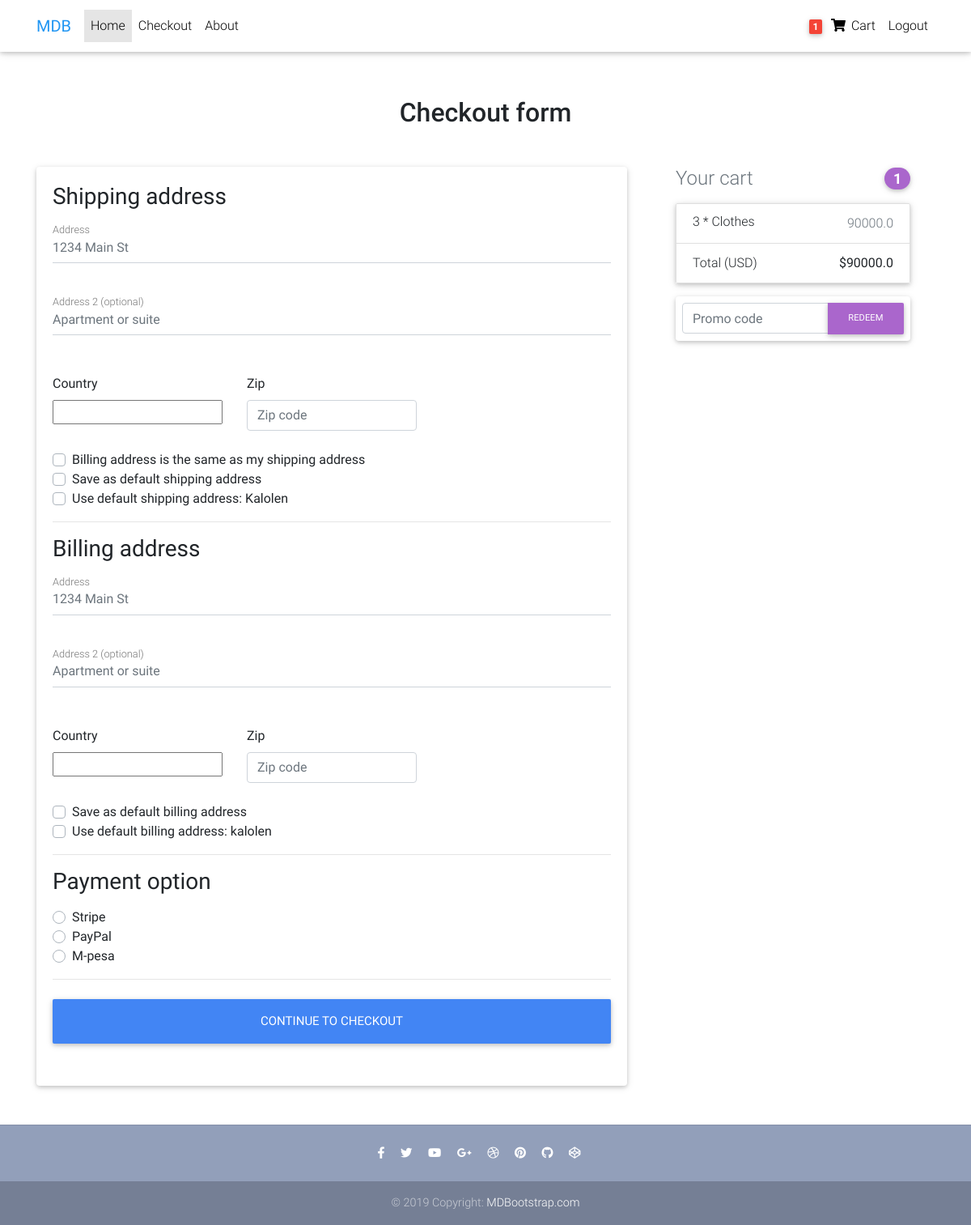
Screenshot of /checkout/ (signed in) with the database file from the repository.
### shops/models.py (models this page shows, shortened)
class Order(models.Model):
	user = models.ForeignKey(settings.AUTH_USER_MODEL,
													on_delete=models.CASCADE)
	ref_code = models.CharField(max_length=20, blank=True, null=True)
	items = models.ManyToManyField(OrderItem)
	start_date = models.DateTimeField(auto_now_add=True)
	ordered_date = models.DateTimeField()
	ordered = models.BooleanField(default=False)
	shipping_address = models.ForeignKey(
		'Address', related_name='shipping_address', on_delete=models.SET_NULL, blank=True, null=True)
	billing_address = models.ForeignKey(
		'Address', related_name='billing_address', on_delete=models.SET_NULL, blank=True, null=True)
	payment = models.ForeignKey(
		'Payment', on_delete=models.SET_NULL, blank=True, null=True)
	mpesa_pay = models.ForeignKey(
		'Mpesapay', on_delete=models.SET_NULL, blank=True, null=True)
	coupon = models.ForeignKey(
		'Coupon', on_delete=models.SET_NULL, blank=True, null=True)
	being_delivered = models.BooleanField(default=False)
	received_requested = models.BooleanField(default=False)
	refund_requested = models.BooleanField(default=False)
	refund_granted = models.BooleanField(default=False)
	'''
	1. Item added to cart
	2. Adding a billing address
	(Failed checkout)
	3. payment
		(Preprocessing, processing, packing, etc)
	4. Being delivered
	5. Received
	6. Refunds
	'''
	def get_total(self):
		total = 0
		for order_item in self.items.all():
			total += order_item.get_final_price()
		if self.coupon:
			total -= self.coupon.amount
		return total

class Address(models.Model):
	user = models.ForeignKey(settings.AUTH_USER_MODEL,
														on_delete=models.CASCADE)
	street_address = models.CharField(max_length=100)
	apartment_address = models.CharField(max_length=100)
	country = CountryField(multiple=False)
	zip = models.CharField(max_length=100)
	address_type = models.CharField(max_length=1, choices=ADDRESS_CHOICES)
	default = models.BooleanField(default=False)
	class Meta:
		verbose_name_plural = 'address'

class OrderItem(models.Model):
	user = models.ForeignKey(settings.AUTH_USER_MODEL,
													on_delete=models.CASCADE)
	item = models.ForeignKey(Item, on_delete=models.CASCADE)
	quantity = models.IntegerField(default=1)
	ordered = models.BooleanField(default=False)
	def get_total_item_price(self):
		return self.quantity * self.item.price
	def get_final_price(self):
		if self.item.discount_price:
			return self.get_discount_item_price()
		return self.get_total_item_price()

class Item(models.Model):
	title = models.CharField(max_length=100)
	price = models.FloatField()
	discount_price = models.FloatField(blank=True, null=True)
	category = models.CharField(choices=CATEGORY_CHOICES, max_length=2)
	label = models.CharField(choices=LABEL_CHOICES, max_length=1)
	slug = models.SlugField()
	description = models.TextField()
	image = models.ImageField()

### shops/views.py (the view, shortened to what this page needs)
# urls.py: path('checkout/', CheckoutView.as_view(), name='checkout'),
class CheckoutView(View):
	def get(self, *args, **kwargs):
		try:
			order = Order.objects.get(user=self.request.user, ordered=False)
			form = CheckoutForm()
			context = {
				'form': form,
				'couponform': CouponForm(),
				'order': order,
				'DISPLAY_COUPON_FORM':True
			}
			shipping_address_qs = Address.objects.filter(
				user = self.request.user,
				address_type='S',
				default=True
			)
			if shipping_address_qs.exists():
				context.update(
					{'default_shipping_address': shipping_address_qs[0]})
			billing_address_qs = Address.objects.filter(
				user = self.request.user,
				address_type='B',
				default=True
			)
			if billing_address_qs.exists():
				context.update(
					{'default_billing_address': billing_address_qs[0]})
			return render(self.request, "checkout.html", context)
		except ObjectDoesNotExist:
			messages.info(self.request, "You do not have an active oredr")
			return redirect("shops:checkout")

### shops/forms.py
class CheckoutForm(forms.Form):
	shipping_address = forms.CharField(required=False)
	shipping_address2 = forms.CharField(required=False)
	shipping_country = CountryField(blank_label='(select country)').formfield(
		required=False,
			widget=CountrySelectWidget(attrs={
				'class': 'custom-select d-block w-100'
				}))
	shipping_zip = forms.CharField(required=False)
	billing_address = forms.CharField(required=False)
	billing_address2 = forms.CharField(required=False)
	billing_country = CountryField(blank_label='(select country)').formfield(
		required=False,
			widget=CountrySelectWidget(attrs={
				'class': 'custom-select d-block w-100'
				}))
	billing_zip = forms.CharField(required=False)
	same_shipping_address = forms.BooleanField(required=False)
	set_default_shipping = forms.BooleanField(required=False)
	use_default_shipping = forms.BooleanField(required=False)
	set_default_billing = forms.BooleanField(required=False)
	use_default_billing = forms.BooleanField(required=False)
	payment_option = forms.ChoiceField(
		widget=forms.RadioSelect, choices=PAYMENT_CHOICES)

class CouponForm(forms.Form):
	code = forms.CharField(widget=forms.TextInput(attrs={
		'class': 'form-control',
		'placeholder': 'Promo code',
		'aria-label': 'Recipient\'s username',
		'aria-describedby': 'basic-addon2'
		}))

### shops/templatetags/cart_template_tags.py (called while the page is built)
@register.filter
def cart_item_count(user):
	if user.is_authenticated:
		qs = Order.objects.filter(user=user, ordered=False)
		if qs.exists():
			return qs[0].items.count()
	return 0

### templates/checkout.html (shortened to what this page needs)
{% extends "base.html" %}
{% load crispy_forms_tags %}
{% block content %}
  <main >
    <div class="container wow fadeIn">
      <h2 class="my-5 h2 text-center">Checkout form</h2>
      <div class="row">
        <div class="col-md-8 mb-4">
          <div class="card">
            <form method="POST" class="card-body">
              <h3>Shipping address</h3>
              <div class='hideable_shipping_form'>
                <div class="md-form mb-5">
                  <input type='text' placeholder='1234 Main St' id='shipping_address' name='shipping_address' class='form-control' />
                  <label for="shipping_address" class="">Address</label>
                </div>
                <div class="md-form mb-5">
                  <input type='text' placeholder='Apartment or suite' id='shipping_address2' name='shipping_address2' class='form-control' />
                  <label for="shipping_address2" class="">Address 2 (optional)</label>
                </div>
                <div class="row">
                  <div class="col-lg-4 col-md-12 mb-4">
                    <label for="country">Country</label>
                    {{ form.shipping_country }}
                  </div>
                  <div class="col-lg-4 col-md-6 mb-4">
                    <label for="shipping_zip">Zip</label>
                    <input type='text' placeholder='Zip code' id='shipping_zip' name='shipping_zip' class='form-control' />
                  </div>
                </div>
                <div class="custom-control custom-checkbox">
                  <label class="custom-control-label" for="same_billing_address">Billing address is the same as my shipping address</label>
                </div>
                <div class="custom-control custom-checkbox">
                  <label class="custom-control-label" for="set_default_shipping">Save as default shipping address</label>
                </div>
              </div>
              {% if default_shipping_address %}
              <div class="custom-control custom-checkbox">
                <label class="custom-control-label" for="use_default_shipping">Use default shipping address: {{ default_shipping_address.street_address|truncatechars:10 }}</label>
              </div>
              {% endif %}
              <hr>
              <h3>Billing address</h3>
              <div class='hideable_billing_form'>
                <div class="md-form mb-5">
                  <input type='text' placeholder='1234 Main St' id='billing_address' name='billing_address' class='form-control' />
                  <label for="billing_address" class="">Address</label>
                </div>
                <div class="md-form mb-5">
                  <input type='text' placeholder='Apartment or suite' id='billing_address2' name='billing_address2' class='form-control' />
                  <label for="billing_address2" class="">Address 2 (optional)</label>
                </div>
                <div class="row">
                  <div class="col-lg-4 col-md-12 mb-4">
                    <label for="country">Country</label>
                    {{ form.billing_country }}
                  </div>
                  <div class="col-lg-4 col-md-6 mb-4">
                    <label for="billing_zip">Zip</label>
                    <input type='text' placeholder='Zip code' id='billing_zip' name='billing_zip' class='form-control' />
                  </div>
                </div>
                <div class="custom-control custom-checkbox">
                  <label class="custom-control-label" for="set_default_billing">Save as default billing address</label>
                </div>
              </div>
              {% if default_billing_address %}
              <div class="custom-control custom-checkbox">
                <label class="custom-control-label" for="use_default_billing">Use default billing address: {{ default_billing_address.street_address|truncatechars:10 }}</label>
              </div>
              {% endif %}
              <hr>
              <h3>Payment option</h3>
              <div class="d-block my-3">
                {% for value, name in form.fields.payment_option.choices %}
                <div class="custom-control custom-radio">
                  <label class="custom-control-label" for="{{ name }}">{{ name }}</label>
                </div>
                {% endfor %}
              </div>
              <hr class="mb-4">
              <button class="btn btn-primary btn-lg btn-block" type="submit">Continue to checkout</button>
            </form>
          </div>
        </div>
        <div class="col-md-4 mb-4">
          {% include "order_snippet.html" %}
        </div>
      </div>
    </div>
  </main>
{% endblock content %}

### templates/navbar.html (shortened to what this page needs)
{% load cart_template_tags %}
  <nav class="navbar fixed-top navbar-expand-lg navbar-light white scrolling-navbar">
    <div class="container">
      <a class="navbar-brand waves-effect" href="https://mdbootstrap.com/docs/jquery/" target="_blank">
        <strong class="blue-text">MDB</strong>
      </a>
      <div class="collapse navbar-collapse" id="navbarSupportedContent">
        <ul class="navbar-nav mr-auto">
          <li class="nav-item active">
            <a class="nav-link waves-effect" href='{% url "shops:home" %}'>Home
            </a>
          </li>
          <li class="nav-item">
            <a class="nav-link waves-effect" href='{% url "shops:checkout" %}'>Checkout</a>
          </li>
          <li class="nav-item">
            <a class="nav-link waves-effect" href='{% url "shops:about" %}'>About</a>
          </li>
        </ul>
        <ul class="navbar-nav nav-flex-icons">
          {% if request.user.is_authenticated %}
          <li class="nav-item">
            <a href="{% url 'shops:order-summary' %}" class="nav-link waves-effect">
              <span class="badge red z-depth-1 mr-1">{{ request.user|cart_item_count }}</span>
              <i class="fas fa-shopping-cart"></i>
              <span class="clearfix d-none d-sm-inline-block"> Cart </span>
            </a>
          </li>
          <li class="nav-item">
            <a class="nav-link waves-effect" href="{% url 'account_logout' %}">
              <span class="clearfix d-none d-sm-inline-block"> Logout </span>
            </a>
          </li>
          {% endif %}
        </ul>
      </div>
    </div>
  </nav>

### templates/order_snippet.html (shortened to what this page needs)
<div class="container">
<div class="col-md-12 mb-4">
 <h4 class="d-flex justify-content-between align-items-center mb-3">
<span class="text-muted">Your cart</span>
<span class="badge badge-secondary badge-pill">{{ order.items.count }}</span>
</h4>
<ul class="list-group mb-3 z-depth-1">
{% for order_item in order.items.all %}
 <li class="list-group-item d-flex justify-content-between lh-condensed">
 <div>
 <h6 class="my-0">{{ order_item.quantity }} * {{ order_item.item.title }}</h6>
</div>
<span class="text-muted">{{ order_item.get_final_price }}</span>
</li>
{% endfor %}
 <li class="list-group-item d-flex justify-content-between">
    <span>Total (USD)</span>
  <strong>${{ order.get_total }}</strong>
  </li>
  </ul>
 {% if DISPLAY_COUPON_FORM %}
<form class="card p-2" action="{% url 'shops:add-coupan' %}" method="POST">
  <div class="input-group">
    {{ couponform.code }}
    <div class="input-group-append">
  <button class="btn btn-secondary btn-md waves-effect m-0" type="submit">Redeem</button>
  </div>
 </div>
</form>
{% endif %}
</div>
</div>

### rows the page displays
Address: street_address "Kalolen"
Address: street_address "kalolen"
Order: items.count "1", get_total "90000.0"
OrderItem: quantity "3", item "Clothes", get_final_price "90000.0"

### other values shown
{{ request.user|cart_item_count }} "1"
{{ name }} "Stripe" "PayPal" "M-pesa"
